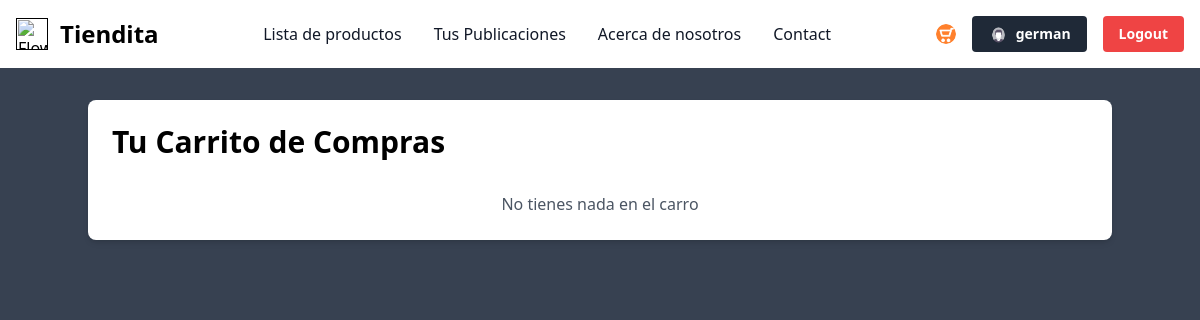
/tienda/carro-compra/3 (signed in), run on an earlier commit of the app's database.
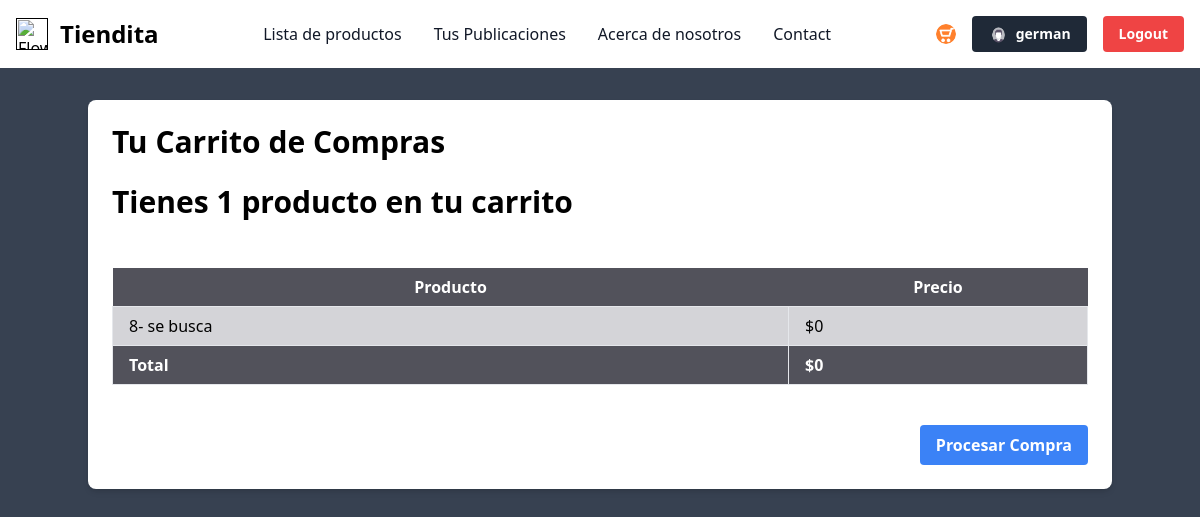
And on a later commit of the database.
### tienda/models.py (models this page shows)
class Compra(models.Model):
    nombreCompra = models.CharField(max_length=100, null=False)
    precioCompra = models.IntegerField(default=0, null=False)
    usuarioID = models.ForeignKey(User, on_delete=models.CASCADE)
    postID = models.ForeignKey(Post, on_delete=models.CASCADE)

### tienda/views.py (the view)
# urls.py: path("carro-compra/<int:user_id>", VerCarro.as_view(), name="carro"),
class VerCarro(View):
    def get(self, request, user_id, *args, **kwargs):
        compras = Compra.objects.filter(usuarioID__id=user_id)
        total_precio = sum(compra.precioCompra for compra in compras)
        total_compra = compras.count()
        context = {
            "compras": compras,
            "total_precio": total_precio,
            "total_compra": total_compra,
        }
        return render(request, "productos/carro_compra.html", context)

### templates/productos/carro_compra.html
{% extends "base.html" %}
{% load static %}
{% block content %}
<div class="container mx-auto mt-8 p-6 bg-white shadow-md rounded-lg">
    <h2 class="text-3xl font-bold mb-6">Tu Carrito de Compras</h2>
    {% if not compras %}
        <p class="text-center text-gray-600 mt-8">No tienes nada en el carro</p>
    {% else %}
    {% if total_compra == 1 %}
        <h2 class="text-3xl font-bold mb-6">Tienes {{total_compra}} producto en tu carrito</h2>
    {% else %}
        <h2 class="text-3xl font-bold mb-6">Tienes {{total_compra}} productos en tu carrito</h2>
    {% endif %}
    <br>
        <table class="min-w-full bg-white">
            <thead>
                <tr>
                    <th class="py-2 bg-zinc-600 text-white">Producto</th>
                    <th class="py-2 bg-zinc-600 text-white">Precio</th>
                </tr>
            </thead>
            <tbody>
                {% for compra in compras %}
                <tr>
                    <td class="border px-4 py-2 bg-zinc-300">{{ compra.id }}- {{ compra.nombreCompra }}</td>
                    <td class="border px-4 py-2 bg-zinc-300">${{ compra.precioCompra }}</td>
                </tr>
                {% endfor %}
                <tr>
                    <td class="border px-4 py-2 bg-zinc-600 text-white font-bold">Total</td>
                    <td class="border px-4 py-2 font-bold bg-zinc-600 text-white">${{ total_precio }}</td>
                </tr>
            </tbody>
        </table>
        <br>
        <div class="flex justify-end">
            <a href="#" class="mt-4 bg-blue-500 hover:bg-blue-700 text-white font-bold py-2 px-4 rounded">Procesar Compra</a>
        </div>
    {% endif %}
</div>
{% endblock content %}

What changed in the data, as far as the page shows it:
added Compra: id "8", nombreCompra "se busca", precioCompra "0"
Also different on the page:
{{ total_compra }}: (not shown) → "1"
{{ total_precio }}: (not shown) → "0"
text no longer shown: "No tienes nada en el carro"
text now shown: "Tienes producto en tu carrito Producto Precio Total $ Procesar Compra"
